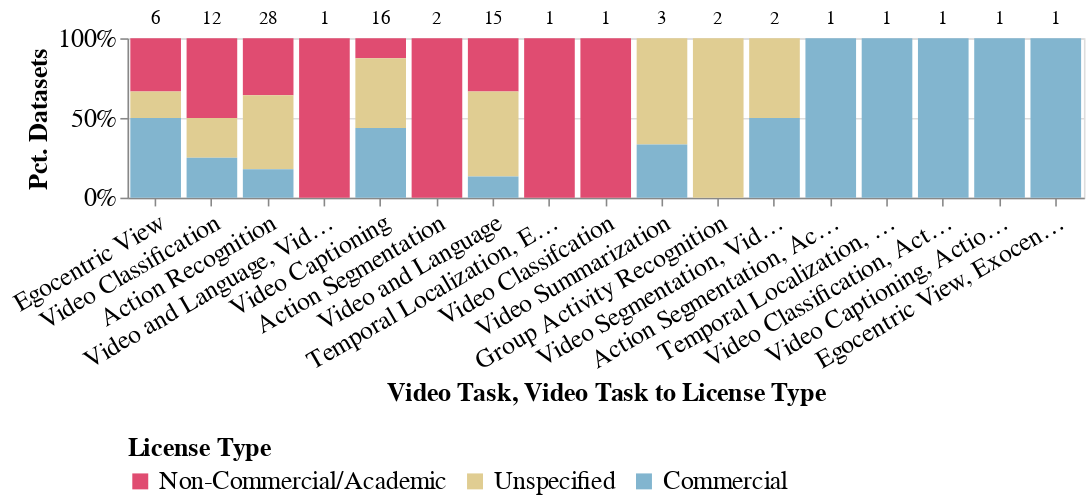

The code cell stored with this chart in its notebook:
### Code cell
base = alt.Chart(df_speechlanguages).mark_bar().encode(
    x=alt.X(
        "Video Task:N",
        title="Video Task",
        sort=None,
        axis=alt.Axis(labelAngle=-30)
    ),
    y=alt.Y(
        "count():Q",
        stack="normalize",
        axis=alt.Axis(format="%"),
        title="Pct. Datasets"
    ),
    color=alt.Color(
        "License Type:N",
        scale=alt.Scale(
            domain=LICENSE_ORDER,
            range=LICENSE_PALETTE
        ),
        title="License Type"
    )
).properties(
    width=600,
    height=100
)

text = alt.Chart(df_speechlanguages).mark_text(
    dy=-68,
    align="center",
    baseline="top",
    fontSize=12
).encode(
    x=alt.X(
        "Video Task:N",
        title="Video Task to License Type",
        sort=None
    ),
    text="count():Q"
)

chart = (base + text).configure_axis(
    labelFontSize=FONT_SIZE,
    titleFontSize=FONT_SIZE
).configure_legend(
    labelFontSize=FONT_SIZE,
    titleFontSize=FONT_SIZE,
    orient=LEGEND_POSITION,
    labelLimit=MAX_LABELLIMIT
)

# if PLOT_TOFILE:
#     chart.save(
#         os.path.join(PLOT_DIR, "video_task-licenses.png"),
#         ppi=PLOT_PPI
#     )

chart
